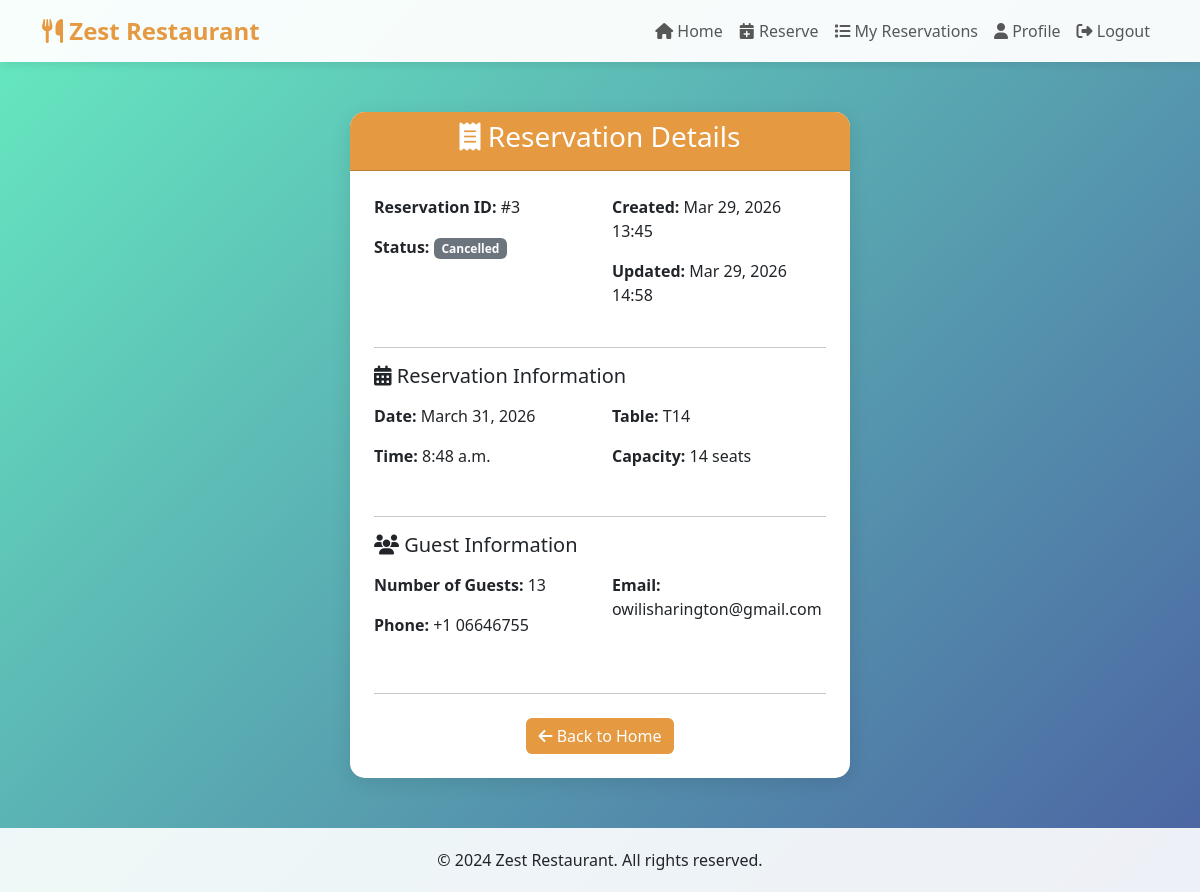
Screenshot of /reservation/3/ (signed in) with the database file from the repository.
### accounts/models.py (models this page shows, shortened)
class Reservation(models.Model):
    STATUS_CHOICES = [
        ('pending', 'Pending'),
        ('confirmed', 'Confirmed'),
        ('cancelled', 'Cancelled'),
        ('completed', 'Completed'),
        ('no_show', 'No Show'),
    ]
    user = models.ForeignKey(User, on_delete=models.CASCADE, related_name='reservations')
    table = models.ForeignKey(Table, on_delete=models.CASCADE, related_name='reservations')
    reservation_date = models.DateField()
    reservation_time = models.TimeField()
    number_of_guests = models.PositiveIntegerField()
    special_requests = models.TextField(blank=True, null=True)
    status = models.CharField(max_length=20, choices=STATUS_CHOICES, default='pending')
    phone_number = models.CharField(max_length=15)
    email = models.EmailField()
    created_at = models.DateTimeField(auto_now_add=True)
    updated_at = models.DateTimeField(auto_now=True)
    class Meta:
        ordering = ['-reservation_date', '-reservation_time']
        verbose_name = 'Reservation'
        verbose_name_plural = 'Reservations'
        indexes = [
            models.Index(fields=['reservation_date', 'reservation_time']),
        ]

class Table(models.Model):
    STATUS_CHOICES = [
        ('available', 'Available'),
        ('reserved', 'Reserved'),
        ('occupied', 'Occupied'),
        ('maintenance', 'Maintenance'),
    ]
    table_number = models.CharField(max_length=10, unique=True)
    capacity = models.PositiveIntegerField(default=2)
    location = models.CharField(max_length=50, default='Main Dining')
    status = models.CharField(max_length=20, choices=STATUS_CHOICES, default='available')
    is_active = models.BooleanField(default=True)
    created_at = models.DateTimeField(auto_now_add=True)
    class Meta:
        ordering = ['table_number']
        verbose_name = 'Table'
        verbose_name_plural = 'Tables'

### accounts/views.py (the view)
# urls.py: path('reservation/<int:pk>/', views.reservation_detail, name='reservation_detail'),
@login_required
def reservation_detail(request, pk):
    reservation = get_object_or_404(Reservation, pk=pk, user=request.user)
    return render(request, 'accounts/reservation_detail.html', {'reservation': reservation})

### accounts/templates/accounts/reservation_detail.html (shortened to what this page needs)
{% extends 'accounts/base.html' %}
{% block content %}
<div class="auth-container">
    <div class="card">
        <div class="card-header text-center">
            <h3><i class="fas fa-receipt"></i> Reservation Details</h3>
        </div>
        <div class="card-body p-4">
            <div class="row mb-4">
                <div class="col-md-6">
                    <p><strong>Reservation ID:</strong> #{{ reservation.pk }}</p>
                    <p><strong>Status:</strong>
                        <span class="badge bg-{% if reservation.status == 'confirmed' %}success{% elif reservation.status == 'pending' %}warning{% else %}secondary{% endif %}">
                            {{ reservation.get_status_display }}
                        </span>
                    </p>
                </div>
                <div class="col-md-6">
                    <p><strong>Created:</strong> {{ reservation.created_at|date:"M d, Y H:i" }}</p>
                    <p><strong>Updated:</strong> {{ reservation.updated_at|date:"M d, Y H:i" }}</p>
                </div>
            </div>
            <hr>
            <h5 class="mb-3"><i class="fas fa-calendar-alt"></i> Reservation Information</h5>
            <div class="row">
                <div class="col-md-6 mb-3">
                    <p><strong>Date:</strong> {{ reservation.reservation_date }}</p>
                    <p><strong>Time:</strong> {{ reservation.reservation_time }}</p>
                </div>
                <div class="col-md-6 mb-3">
                    <p><strong>Table:</strong> {{ reservation.table.table_number }}</p>
                    <p><strong>Capacity:</strong> {{ reservation.table.capacity }} seats</p>
                </div>
            </div>
            <hr>
            <h5 class="mb-3"><i class="fas fa-users"></i> Guest Information</h5>
            <div class="row">
                <div class="col-md-6 mb-3">
                    <p><strong>Number of Guests:</strong> {{ reservation.number_of_guests }}</p>
                    <p><strong>Phone:</strong> {{ reservation.phone_number }}</p>
                </div>
                <div class="col-md-6 mb-3">
                    <p><strong>Email:</strong> {{ reservation.email }}</p>
                </div>
            </div>
            <hr class="my-4">
            <div class="text-center">
                <a href="{% url 'home' %}" class="btn btn-primary">
                    <i class="fas fa-arrow-left"></i> Back to Home
                </a>
            </div>
        </div>
    </div>
</div>
{% endblock %}

### accounts/templates/accounts/base.html (style rules this page uses)
:root { --primary-color: #e59941; --secondary-color: #2c5043; --accent-color: #f39c12; }
body { font-family: 'Segoe UI', Tahoma, Geneva, Verdana, sans-serif; background: linear-gradient(135deg, #66eac0 0%, #4b62a2 100%); min-height: 100vh; }
.btn-primary { background: var(--primary-color); border: none; }
.card { border: none; border-radius: 15px; box-shadow: 0 5px 20px rgba(0,0,0,0.1); }
.card-header { background: var(--primary-color); color: white; border-radius: 15px 15px 0 0 !important; font-weight: bold; }
.auth-container { max-width: 500px; margin: 50px auto; }

### rows the page displays
Reservation: pk "3", status "Cancelled", created_at "Mar 29, 2026 13:45", updated_at "Mar 29, 2026 14:58", reservation_date "March 31, 2026", reservation_time "8:48 a.m.", table.table_number "T14", table.capacity "14", number_of_guests "13", phone_number "+1 06646755", email "owilisharington@gmail.com"
